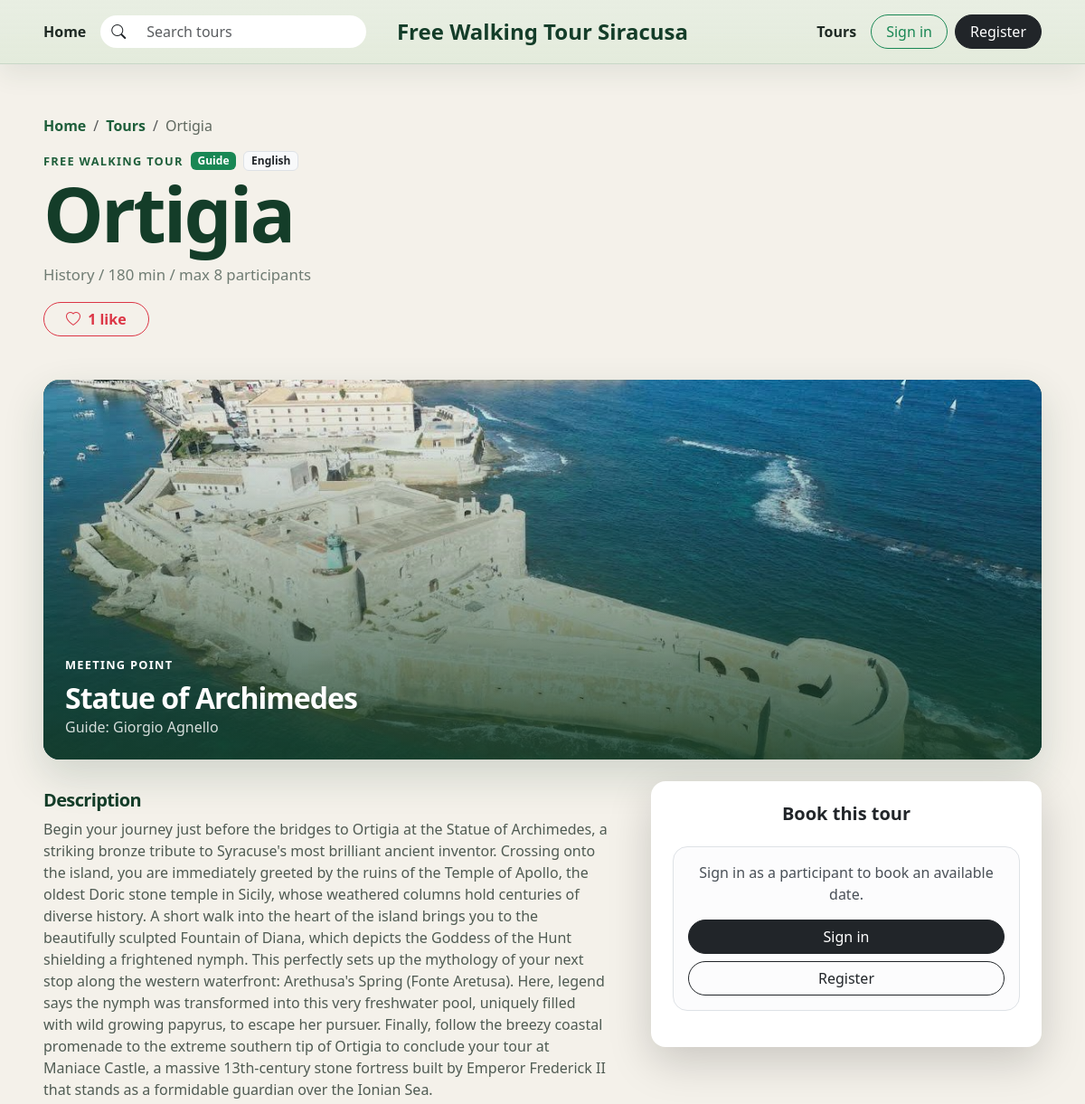
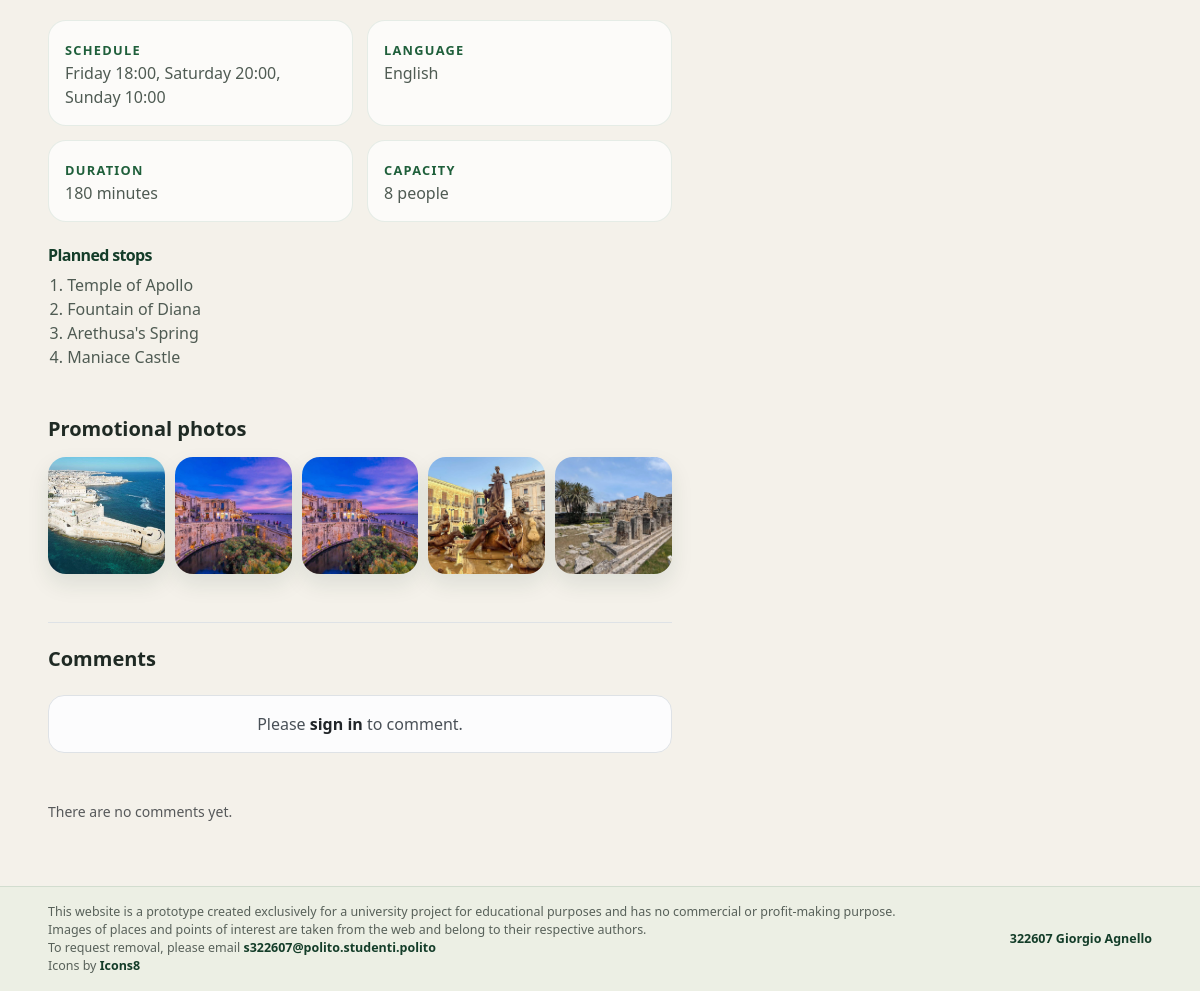
The page /tour/1 on the database its author committed (2 pictures, top to bottom).
### tables this page shows
CREATE TABLE tours (
    id INTEGER PRIMARY KEY AUTOINCREMENT,
    guide_id INTEGER NOT NULL,
    title TEXT NOT NULL,
    theme TEXT NOT NULL,
    meeting_point TEXT NOT NULL,
    duration_mins INTEGER NOT NULL CHECK (duration_mins > 0),
    language TEXT NOT NULL,
    max_participants INTEGER NOT NULL CHECK (max_participants > 0),
    description TEXT NOT NULL,
    created_at TEXT NOT NULL DEFAULT CURRENT_TIMESTAMP,
    FOREIGN KEY (guide_id) REFERENCES users (id) ON DELETE CASCADE
);

CREATE TABLE tour_photos (
    id INTEGER PRIMARY KEY AUTOINCREMENT,
    tour_id INTEGER NOT NULL,
    path TEXT NOT NULL,
    position INTEGER NOT NULL,
    FOREIGN KEY (tour_id) REFERENCES tours (id) ON DELETE CASCADE,
    UNIQUE (tour_id, position)
);

CREATE TABLE users (
    id INTEGER PRIMARY KEY AUTOINCREMENT,
    first_name TEXT NOT NULL,
    last_name TEXT NOT NULL,
    email TEXT NOT NULL,
    password TEXT NOT NULL,
    role TEXT NOT NULL CHECK (role IN ('guide', 'participant')),
    languages TEXT,
    created_at TEXT NOT NULL DEFAULT CURRENT_TIMESTAMP,
    UNIQUE (email, role)
);

CREATE TABLE tour_stops (
    id INTEGER PRIMARY KEY AUTOINCREMENT,
    tour_id INTEGER NOT NULL,
    name TEXT NOT NULL,
    position INTEGER NOT NULL,
    FOREIGN KEY (tour_id) REFERENCES tours (id) ON DELETE CASCADE
);

### app.py (the view)
@app.route("/tour/<int:id>")
def tour_detail(id):
    conn = get_db_connection()
    tour_row = get_tour_row(conn, id)
    if not tour_row:
        conn.close()
        abort(404)
    tour = enrich_tour(conn, tour_row)
    stops = get_stops(conn, id)
    photos = get_photos(conn, id)
    dates = upcoming_dates(conn, tour)
    comments = conn.execute(
        """
        SELECT comments.*, users.first_name, users.last_name, users.role
        FROM comments
        JOIN users ON users.id = comments.user_id
        WHERE comments.tour_id = ?
        ORDER BY comments.id DESC
        """,
        (id,),
    ).fetchall()
    conn.close()
    return render_template(
        "tour_detail.html",
        tour=tour,
        stops=stops,
        photos=photos,
        upcoming_dates=dates,
        comments=comments,
    )

### templates/tour_detail.html (shortened to what this page needs)
{% extends 'base.html' %}
{% block extra_css %}
<link href="{{ url_for('static', filename='assets/css/tour-detail.css') }}" rel="stylesheet">
{% endblock %}
{% block content %}
<main class="container-fluid px-3 px-lg-5 py-4 py-lg-5">
  <nav aria-label="breadcrumb">
    <ol class="breadcrumb">
      <li class="breadcrumb-item"><a href="{{ url_for('index') }}">Home</a></li>
      <li class="breadcrumb-item"><a href="{{ url_for('tours') }}">Tours</a></li>
      <li class="breadcrumb-item active" aria-current="page">{{ tour.title }}</li>
    </ol>
  </nav>
  <article>
    <header class="mb-4 mb-lg-5">
      <div class="d-flex flex-wrap align-items-center gap-2 mb-2">
        <span class="section-label">Free walking tour</span>
        <span class="badge text-bg-success">Guide</span>
        <span class="badge text-bg-light text-dark border">{{ tour.language }}</span>
      </div>
      <div class="d-flex flex-column flex-lg-row justify-content-between gap-3">
        <div>
          <h1 class="homepage-title mb-3">{{ tour.title }}</h1>
          <p class="homepage-text mb-0">
            {{ tour.theme }} / {{ tour.duration_mins }} min / max {{ tour.max_participants }} participants
          </p>
          <form class="like-form mt-3" action="{{ url_for('toggle_like', id=tour.id) }}" method="POST">
            <button class="btn {% if tour.is_liked %}btn-danger{% else %}btn-outline-danger{% endif %} rounded-pill px-4" type="submit">
              <i class="bi {% if tour.is_liked %}bi-heart-fill{% else %}bi-heart{% endif %} me-1"></i>
              {{ tour.like_count }} like
            </button>
          </form>
        </div>
      </div>
    </header>
    <section class="tour-hero mb-4">
      <img src="{{ tour.primary_photo }}" alt="{{ tour.title }}">
      <div class="tour-hero-overlay">
        <p class="section-label mb-2">Meeting point</p>
        <h2>{{ tour.meeting_point }}</h2>
        <p class="mb-0">Guide: {{ tour.guide_first_name }} {{ tour.guide_last_name }}</p>
      </div>
    </section>
    <div class="row g-5">
      <div class="col-lg-7">
        <section class="tour-content mb-5">
          <h2 class="h5 fw-bold">Description</h2>
          <p class="pre-wrap">{{ tour.description }}</p>
          <div class="info-grid my-4">
            <div>
              <span class="section-label">Schedule</span>
              <p class="mb-0">{{ tour.schedule_label }}</p>
            </div>
            <div>
              <span class="section-label">Language</span>
              <p class="mb-0">{{ tour.language }}</p>
            </div>
            <div>
              <span class="section-label">Duration</span>
              <p class="mb-0">{{ tour.duration_mins }} minutes</p>
            </div>
            <div>
              <span class="section-label">Capacity</span>
              <p class="mb-0">{{ tour.max_participants }} people</p>
            </div>
          </div>
          <h3 class="h6 mt-4 fw-bold">Planned stops</h3>
          <ol class="stops-list">
            {% for stop in stops %}
              <li>{{ stop.name }}</li>
            {% endfor %}
          </ol>
        </section>
        <section class="gallery-section mb-5" aria-labelledby="gallery-title">
          <h2 id="gallery-title" class="h5 fw-bold mb-3">Promotional photos</h2>
          <div class="tour-gallery">
            {% for photo in photos %}
              <img src="{{ photo.path }}" alt="Photo {{ loop.index }} of {{ tour.title }}">
            {% endfor %}
          </div>
        </section>
        <section class="comments pt-4 border-top">
          <h2 class="h5 fw-bold mb-4">Comments</h2>
          {% if current_user.is_authenticated %}
            <form class="comment-form mb-5 p-4 bg-light rounded-4 border shadow-sm" action="{{ url_for('add_comment', id=tour.id) }}" method="POST">
              <label class="form-label small fw-bold" for="commentText">Add a comment</label>
              <textarea id="commentText" name="text" class="form-control rounded-4 border-0" rows="3" minlength="2" maxlength="600" required></textarea>
              <button type="submit" class="btn btn-dark rounded-pill px-4 mt-3">Post</button>
            </form>
          {% else %}
            <div class="alert alert-light border rounded-4 mb-5 text-center">
              Please
              <a href="{{ url_for('login', next=request.path) }}" class="fw-bold text-dark">sign in</a>
              to comment.
            </div>
          {% endif %}
          {% for comment in comments %}
            <article class="comment-item mb-4 pb-4 border-bottom d-flex gap-3">
              <img class="avatar rounded-circle comment-avatar" src="{{ url_for('static', filename='assets/img/user2.png') }}" alt="Avatar">
              <div>
                <div class="d-flex flex-wrap align-items-center gap-2 mb-1">
                  <h3 class="h6 fw-bold mb-0">{{ comment.first_name }} {{ comment.last_name }}</h3>
                  {% if comment.role == 'guide' %}
                    <span class="badge text-bg-success">Guide</span>
                  {% else %}
                    <span class="badge text-bg-info">Participant</span>
                  {% endif %}
                  {% if comment.user_id == tour.guide_id %}
                    <span class="badge text-bg-warning text-dark">Tour author</span>
                  {% endif %}
                </div>
                <p class="small text-muted mb-2">{{ comment.publication_date }}</p>
                <p class="mb-0">{{ comment.text }}</p>
              </div>
            </article>
          {% else %}
            <p class="small text-muted">There are no comments yet.</p>
          {% endfor %}
        </section>
      </div>
      <aside class="col-lg-5">
        <section class="booking-card card border-0 shadow-lg rounded-4 bg-white p-4">
          <h2 class="h5 fw-bold mb-4 text-center">Book this tour</h2>
          {% if not current_user.is_authenticated %}
            <div class="alert alert-light border rounded-4 text-center">
              Sign in as a participant to book an available date.
              <div class="d-grid gap-2 mt-3">
                <a href="{{ url_for('login', next=request.path) }}" class="btn btn-dark rounded-pill">Sign in</a>
                <a href="{{ url_for('register') }}" class="btn btn-outline-dark rounded-pill">Register</a>
              </div>
            </div>
          {% elif current_user.role != 'participant' %}
            <div class="alert alert-light border rounded-4 text-center">
              Guides cannot book with a guide account. You can create a separate participant profile with the same email.
            </div>
          {% else %}
            <div class="alert alert-light border rounded-4 text-center">
              No bookable dates in the next 60 days.
            </div>
          {% endif %}
        </section>
      </aside>
    </div>
  </article>
</main>
{% endblock %}

### templates/base.html (shortened to what this page needs)
<!doctype html>
<html lang="en">
  <head>
    <link href="https://cdn.jsdelivr.net/npm/bootstrap@5.3.3/dist/css/bootstrap.min.css" rel="stylesheet">
    <link href="https://cdn.jsdelivr.net/npm/bootstrap-icons@1.11.3/font/bootstrap-icons.css" rel="stylesheet">
    <link href="{{ url_for('static', filename='assets/css/style.css') }}" rel="stylesheet">
    {% block extra_css %}{% endblock %}
  </head>
  <body>
    <header class="site-header sticky-top">
      <nav class="navbar navbar-expand-lg py-3">
        <div class="container-fluid px-3 px-lg-5">
          <div class="navbar-desktop d-none d-lg-grid align-items-center">
            <div class="nav-left d-flex align-items-center gap-3">
              <a class="nav-link" href="{{ url_for('index') }}">Home</a>
              <form class="search-box m-0" role="search" action="{{ url_for('tours') }}" method="get">
                <div class="input-group rounded-pill overflow-hidden">
                  <span class="input-group-text"><i class="bi bi-search"></i></span>
                  <input class="form-control" name="q" type="search" placeholder="Search tours" aria-label="Search tours">
                </div>
              </form>
            </div>
            <a class="site-brand m-0" href="{{ url_for('index') }}">Free Walking Tour Siracusa</a>
            <div class="nav-right d-flex align-items-center justify-content-end gap-3">
              <a class="nav-link" href="{{ url_for('tours') }}">Tours</a>
              {% if current_user.is_authenticated %}
                <div class="dropdown user-dropdown">
                  <button class="user-initials" type="button" data-bs-toggle="dropdown" aria-expanded="false" aria-label="Profile">
                    {{ current_user.first_name[:1] }}{{ current_user.last_name[:1] }}
                  </button>
                  <ul class="dropdown-menu dropdown-menu-end mt-2">
                    <li>
                      <span class="dropdown-item-text fw-bold">
                        {{ current_user.first_name }}
                        {% if current_user.role == 'guide' %}
                          <span class="badge text-bg-success ms-1">Guide</span>
                        {% else %}
                          <span class="badge text-bg-info ms-1">Participant</span>
                        {% endif %}
                      </span>
                    </li>
                    <li><hr class="dropdown-divider"></li>
                    <li><a class="dropdown-item" href="{{ url_for('profile') }}">Profile</a></li>
                    {% if current_user.role == 'guide' %}
                      <li><a class="dropdown-item" href="{{ url_for('create_tour') }}">Plan tour</a></li>
                    {% endif %}
                    <li><a class="dropdown-item text-danger" href="{{ url_for('logout') }}">Log out</a></li>
                  </ul>
                </div>
              {% else %}
                <div class="auth-actions d-flex align-items-center gap-2">
                  <a class="btn btn-outline-success rounded-pill px-3" href="{{ url_for('login') }}">Sign in</a>
                  <a class="btn btn-dark rounded-pill px-3" href="{{ url_for('register') }}">Register</a>
                </div>
              {% endif %}
            </div>
          </div>
        </div>
      </nav>
    </header>
    {% block content %}{% endblock %}
    <footer class="site-footer">
      <div class="container-fluid px-3 px-lg-5 py-3">
        <div class="footer-content">
          <div class="footer-disclaimer">
            <p class="mb-0">This website is a prototype created exclusively for a university project for educational purposes and has no commercial or profit-making purpose.</p>
            <p class="mb-0">Images of places and points of interest are taken from the web and belong to their respective authors.</p>
            <p class="mb-0">To request removal, please email <a href="mailto:s322607@polito.studenti.polito" target="_blank" rel="noopener noreferrer">s322607@polito.studenti.polito</a></p>
            <p class="mb-0">Icons by <a href="https://icons8.com/" target="_blank" rel="noopener noreferrer">Icons8</a></p>
          </div>
          <p class="footer-owner mb-0"><a href="https://www.linkedin.com/in/giorgioagnello/" target="_blank" rel="noopener noreferrer">322607 Giorgio Agnello</a></p>
        </div>
      </div>
    </footer>
  </body>
</html>

### rows shown on the page
tours: title "Ortigia", language "English", theme "History", meeting_point "Statue of Archimedes", description "Begin your journey just before the bridges to Ortigia at the Statue of Archimedes, a striking bronze tribute to Syracuse's most brilliant ancient inventor. Crossing onto the island, you are immediately greeted by the ruins of the Temple of Apollo, the oldest Doric stone temple in Sicily, whose weathered columns hold centuries of diverse history. A short walk into the heart of the island brings you to the beautifully sculpted Fountain of Diana, which depicts the Goddess of the Hunt shielding a frightened nymph. This perfectly sets up the mythology of your next stop along the western waterfront: Arethusa's Spring (Fonte Aretusa). Here, legend says the nymph was transformed into this very…"
tour_photos: primary_photo (picture), path (picture)
users: guide_first_name "Giorgio", guide_last_name "Agnello"
tour_stops: name "Temple of Apollo"
tour_stops: name "Fountain of Diana"
tour_stops: name "Arethusa's Spring"
tour_stops: name "Maniace Castle"
tour_photos: path (picture)
tour_photos: path (picture)
tour_photos: path (picture)
tour_photos: path (picture)

### other values the page prints
{{ tour.duration_mins }} "180"
{{ tour.max_participants }} "8"
{{ tour.like_count }} "1"
{{ tour.schedule_label }} "Friday 18:00, Saturday 20:00, Sunday 10:00"
